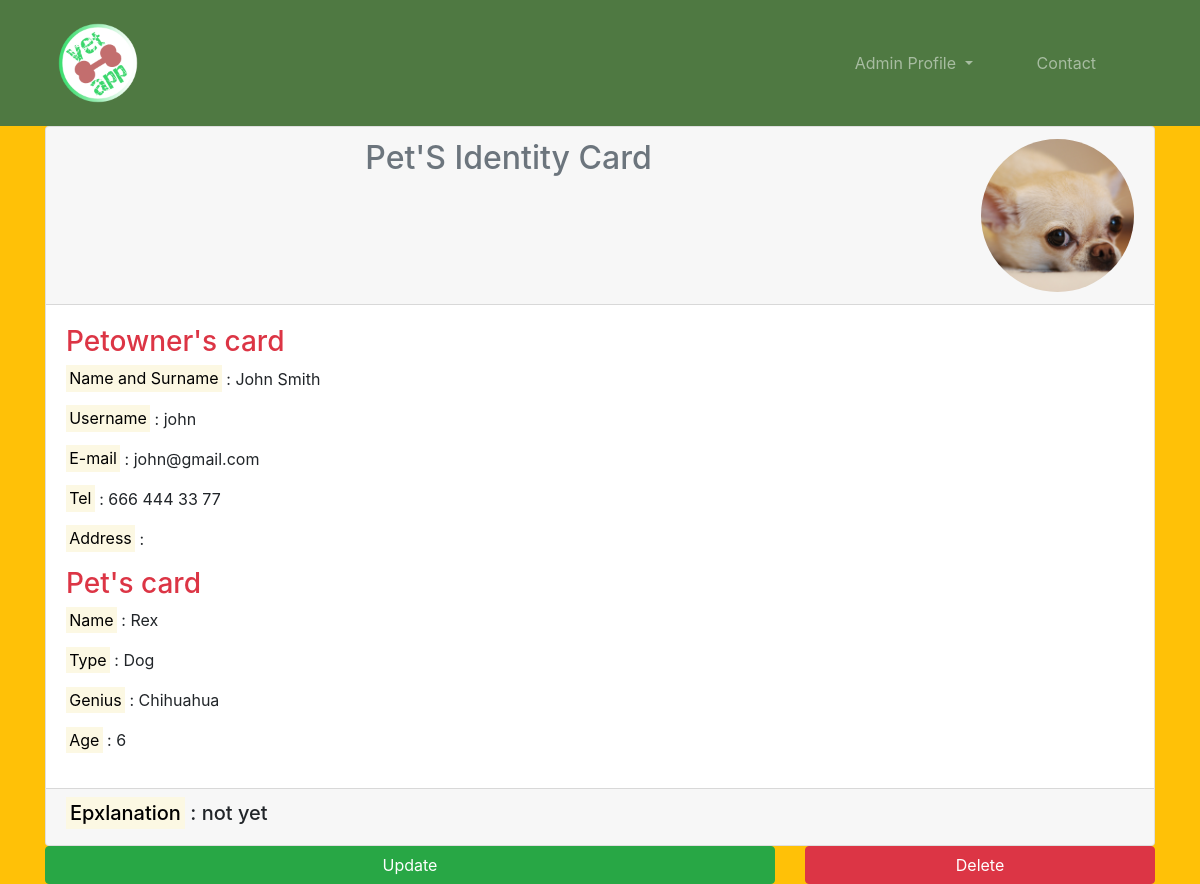
Page /pet/detail/33 (signed in) on the committed database.
### pet/models.py (models this page shows)
class Pet(models.Model):
    petowner = models.ForeignKey("auth.user", on_delete=models.CASCADE)
    image = models.FileField(null=True, blank=True, verbose_name="Image")
    type = models.CharField(max_length=20, verbose_name="Type")
    genius = models.CharField(max_length=20, verbose_name="Genius")
    name = models.CharField(max_length=20, verbose_name="Name")
    age = models.CharField(max_length=4, verbose_name="Age")
    explanation = models.TextField(verbose_name="Explanation")
    created_date = models.DateField(auto_now_add=True, verbose_name="Created Date")

### user/models.py (models this page shows, shortened)
class Petowner(models.Model):
    user = models.OneToOneField(User, null=True, blank=False, verbose_name="User", on_delete=models.CASCADE)
    tel = models.CharField(max_length=13, verbose_name="Phone")
    address = models.CharField(max_length=100, verbose_name="Address")
    class Meta:
        verbose_name_plural = "Additional information for the user"

### pet/views.py (the view)
# urls.py: path('detail/<int:id>', views.detail, name='detail'),
@login_required(login_url="user:login")
@user_passes_test(lambda u: u.is_superuser)
def detail(request,id):
    pet = get_object_or_404(Pet, id=id) #önemli çekilecek veri bu
    user = get_object_or_404(User, pet=pet)
    petowner = get_object_or_404(Petowner, user=user)
    return render(request, "detail.html", {"pet":pet, "user":user, "petowner":petowner})

### templates/detail.html (shortened to what this page needs)
{% extends "base.html" %}
{% block body %}
    <header class="container-fluid bg-warning">
        <div class="container">
            <div class="card">
                <div class="card-header text-center">
                    <div class="row">
                        <div class="col-md-9 col-lg-10">
                            <h2 class="text-center text-muted">Pet'S Identity Card</h2>
                        </div>
                        <div class="col-md-3 col-lg-2">
                            {% if pet.image %}
                                <img src="{{pet.image.url}}" class="img-fluid rounded-circle">
                            {% endif %}
                        </div>
                    </div>
                </div>
                <div class="card-body">
                        <h3 class="text-danger">Petowner's card</h3>
                        <p><mark>Name and Surname</mark> : {{pet.petowner.first_name}} {{pet.petowner.last_name}}</p>
                        <p><mark>Username</mark> : {{pet.petowner}}</p>
                        <p><mark>E-mail</mark> : {{pet.petowner.email}}</p>
                        <p><mark>Tel</mark> : {{petowner.tel}}</p>
                        <p><mark>Address</mark> : {{petowner.addres}}</p>
                        <h3 class="text-danger">Pet's card</h3>
                        <p><mark>Name</mark> : {{pet.name}}</p>
                        <p><mark>Type</mark> : {{pet.type}}</p>
                        <p><mark>Genius</mark> : {{pet.genius}}</p>
                        <p><mark>Age</mark> : {{pet.age}}</p>
                </div>
                <div class="card-footer">
                    <div class="row">
                        <div class="col-12">
                            <h5><mark>Epxlanation</mark> : {{pet.explanation}}</h5>
                        </div>
                    </div>
                </div>
            </div>
            <div class="row">
                <div class="col-8">
                    <a class="btn btn-success d-block w-100" href="/pet/update/{{pet.id}}">Update</a>
                </div>
                <div class="col-4">
                    <a class="btn btn-danger d-block w-100" href="/pet/delete/{{pet.id}}">Delete</a>
                </div>
            </div>
        </div>
    </header>
{% endblock %}

### static/css/style.css (style rules this page uses)
body { margin: 0 !important; padding: 0 !important; }

### rows in the picture
Pet: image (picture), petowner.first_name "John", petowner.last_name "Smith", petowner "john", petowner.email "john@gmail.com", name "Rex", type "Dog", genius "Chihuahua", age "6", explanation "not yet"
Petowner: tel "666 444 33 77"
